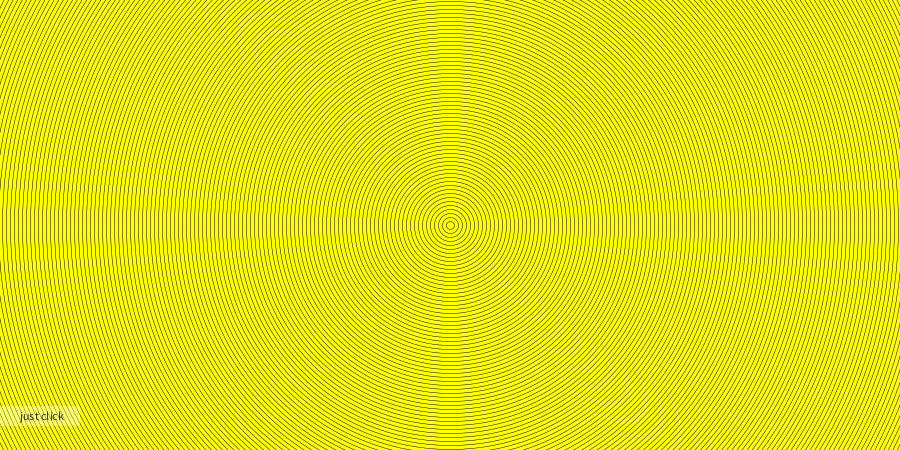
Frame 1 (no input)
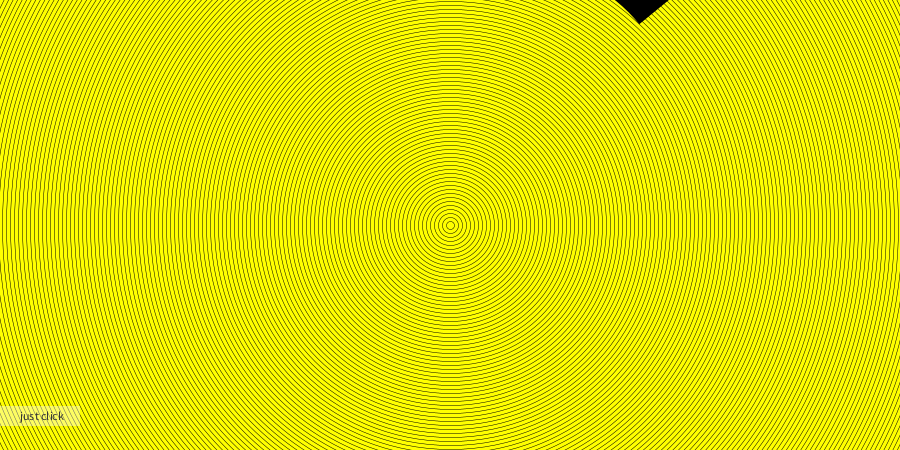
Frame 60 (the mouse pressed at the canvas centre just before this capture)
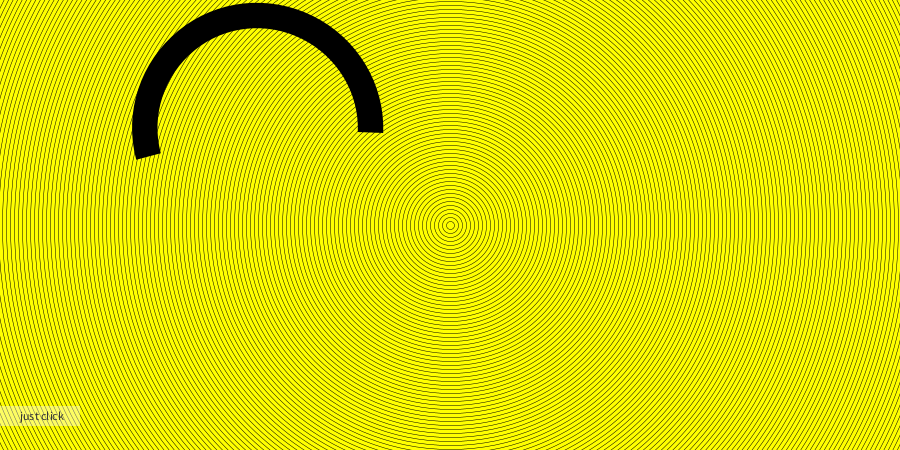
Frame 120 (the mouse held since frame 60 and released just before this capture)

The Processing sketch that drew these frames (run headless with seeded random() and noise(); from frame 60 on, the mouse is pressed at the canvas centre):

// Processing sketch: processing_185846
// ── processing_185846.pde

float tam, angInicial, angFinal, objetivoFinal, objetivoInicial, tamFinal;
float px, py, pxFinal, pyFinal;
float st, stFinal;
PImage ifundo;

void setup() {
  size(900, 450);
  smooth();
  strokeCap(SQUARE);
  background(255, 255, 0);
  fundo();
  tam=500;
  defineParametros();
  st=25;
}


void draw() {
  background(255, 255, 0);
  image(ifundo, 0, 0);
  strokeWeight(st);
  noFill();
  stroke(0);

  pushMatrix();
  translate(px, py);
  arc(0, 0, tam, tam, angInicial, angFinal);
  angInicial = angInicial+(objetivoInicial-angInicial)/10;
  angFinal = angFinal + (objetivoFinal-angFinal)/15;
  tam = tam + (tamFinal-tam)/10;
  st = st +(stFinal-st)/15;
  px = px +(pxFinal - px)/10;
  py = py +(pyFinal - py)/10;

  popMatrix();
}
void mousePressed() {
  defineParametros();
} 

void defineParametros() {
  objetivoInicial = random(TWO_PI); //onde o arco vai começar
  objetivoFinal = objetivoInicial+random(TWO_PI); // onde  o arco vai acabar
  tamFinal = int(random(2, 6))*75; //tamanho final
  stFinal = int(random(1, 6))*25; //stroke final
  pxFinal = int(random(2, 5))*width/7; //posição final
  pyFinal  = int(random(2, 5))*height/7;
}

void fundo() {
  //fundo.beginDraw();
  noFill();
  strokeWeight(.5);
  stroke(0);
  for (int i=0; i<dist(0,0,width,height); i+=8) {
    ellipse(width/2, height/2, i, i);
  }
  noStroke();
  fill(250, 100);
  rect(0, height-24, 80, -20);
  fill(50);
  textSize(12);
  text("just click", 20, height-30);
  ifundo = get(0, 0, width, height);
}
